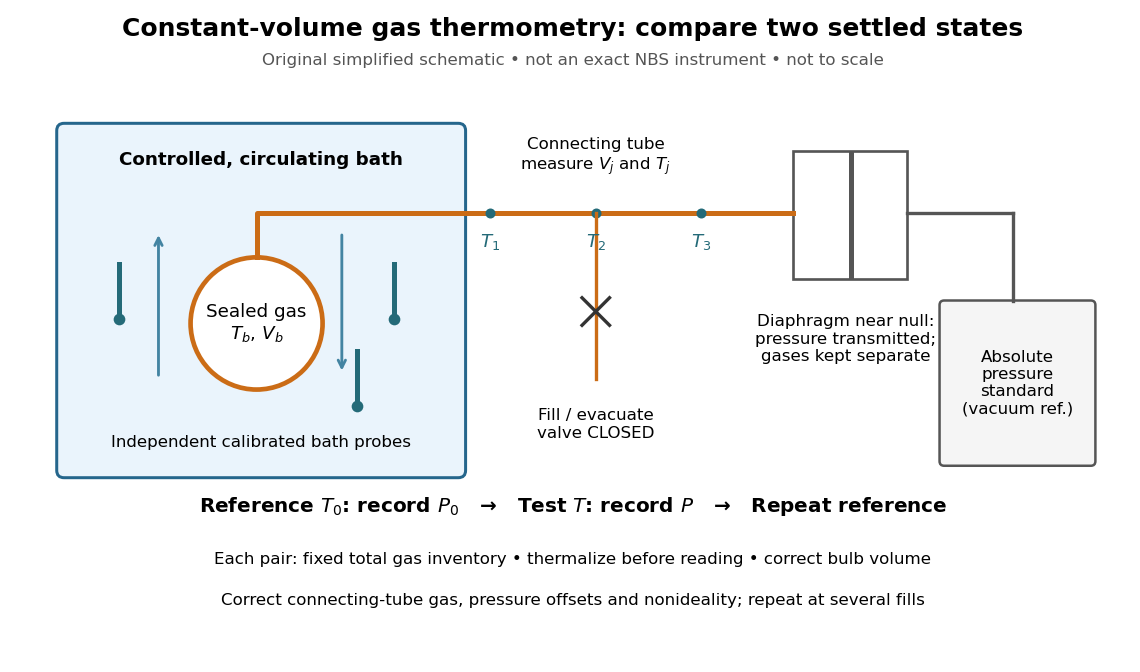

The Python source for this figure:
"""Original schematic; simplified measurement layout, not measured data.

Run from _media with MPLCONFIGDIR=/tmp/codex-wiki-matplotlib:
python ../temperature-thermometry-gas-apparatus.py
Tested: Python 3.14.4, Matplotlib 3.10.7, NumPy 2.3.5.
The output basename is derived from this script and written to the CWD.
"""
from pathlib import Path
import matplotlib
matplotlib.use("Agg")
import matplotlib.pyplot as plt
from matplotlib.patches import Circle, FancyBboxPatch, Rectangle


def main():
    plt.rcParams.update({"font.family": "DejaVu Sans", "font.size": 11})
    fig, ax = plt.subplots(figsize=(9.5, 5.6), dpi=120)
    fig.patch.set_facecolor("white")
    ax.set_facecolor("white")
    ax.set(xlim=(0, 12), ylim=(0, 7.1))
    ax.axis("off")
    ax.text(6, 6.86, "Constant-volume gas thermometry: compare two settled states",
            ha="center", va="center", fontsize=15, weight="bold")
    ax.text(6, 6.46, "Original simplified schematic • not an exact NBS instrument • not to scale",
            ha="center", fontsize=10, color="#555555")

    bath = FancyBboxPatch((.45, 2.05), 4.3, 3.7, boxstyle="round,pad=0.08",
                         facecolor="#eaf4fc", edgecolor="#25668c", lw=1.8)
    ax.add_patch(bath)
    ax.text(2.6, 5.38, "Controlled, circulating bath", ha="center", weight="bold")
    bulb = Circle((2.55, 3.65), .72, facecolor="white", edgecolor="#cb6c16", lw=2.8)
    ax.add_patch(bulb)
    ax.text(2.55, 3.65, "Sealed gas\n$T_b$, $V_b$", ha="center", va="center")
    # Three separate bath sensors check the spatial surroundings of the bulb.
    for x, y in [(1.05, 3.7), (4.05, 3.7), (3.65, 2.75)]:
        ax.plot([x, x], [y+.6, y], color="#246a78", lw=3)
        ax.plot(x, y, "o", color="#246a78", ms=6)
    ax.text(2.6, 2.3, "Independent calibrated bath probes", ha="center", fontsize=10)
    ax.annotate("", xy=(1.48, 4.65), xytext=(1.48, 3.05),
                arrowprops={"arrowstyle": "->", "color": "#4384a2", "lw": 1.7})
    ax.annotate("", xy=(3.48, 3.1), xytext=(3.48, 4.65),
                arrowprops={"arrowstyle": "->", "color": "#4384a2", "lw": 1.7})

    ax.plot([2.55, 2.55, 8.4], [4.37, 4.85, 4.85], color="#cb6c16", lw=3)
    ax.text(6.25, 5.32, "Connecting tube\nmeasure $V_j$ and $T_j$", ha="center", fontsize=10)
    for x, label in [(5.1, "$T_1$"), (6.25, "$T_2$"), (7.4, "$T_3$")]:
        ax.plot(x, 4.85, "o", color="#246a78", ms=5)
        ax.text(x, 4.48, label, ha="center", color="#246a78")
    # Filling branch is closed throughout each reference/test comparison.
    ax.plot([6.25, 6.25], [4.85, 3.05], color="#cb6c16", lw=2)
    ax.plot([6.1, 6.4], [3.63, 3.93], color="#333333", lw=2)
    ax.plot([6.1, 6.4], [3.93, 3.63], color="#333333", lw=2)
    ax.text(6.25, 2.55, "Fill / evacuate\nvalve CLOSED", ha="center", va="center", fontsize=10)

    chamber = Rectangle((8.4, 4.13), 1.25, 1.4, facecolor="white", edgecolor="#555555", lw=1.6)
    ax.add_patch(chamber)
    ax.plot([9.03, 9.03], [4.16, 5.5], color="#555555", lw=3)
    ax.plot([9.65, 10.8], [4.85, 4.85], color="#555555", lw=2)
    ax.text(8.98, 3.75, "Diaphragm near null:\npressure transmitted;\ngases kept separate", ha="center", va="top", fontsize=10)
    standard = FancyBboxPatch((10.05, 2.15), 1.6, 1.7, boxstyle="round,pad=0.05",
                             facecolor="#f5f5f5", edgecolor="#555555", lw=1.5)
    ax.add_patch(standard)
    ax.plot([10.8, 10.8], [4.85, 3.9], color="#555555", lw=2)
    ax.text(10.85, 3, "Absolute\npressure\nstandard\n(vacuum ref.)", ha="center", va="center", fontsize=10)

    ax.text(6, 1.6, "Reference $T_0$: record $P_0$   →   Test $T$: record $P$   →   Repeat reference",
            ha="center", fontsize=12, weight="bold")
    ax.text(6, 1.03, "Each pair: fixed total gas inventory • thermalize before reading • correct bulb volume",
            ha="center", fontsize=10)
    ax.text(6, .58, "Correct connecting-tube gas, pressure offsets and nonideality; repeat at several fills",
            ha="center", fontsize=10)
    fig.subplots_adjust(left=.02, right=.985, bottom=.02, top=.99)
    fig.savefig(Path(__file__).stem + ".png", facecolor="white", transparent=False)
    plt.close(fig)


if __name__ == "__main__":
    main()
